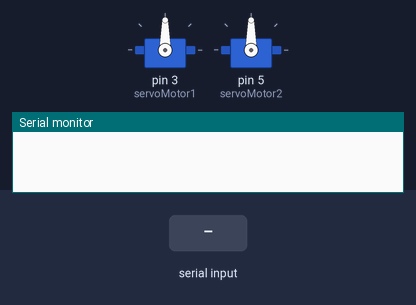
Bench run of a sketch on a simulated Arduino Uno, built with avr-gcc and run on an emulated ATmega328P. Shown: 2 × servo, the last lines printed to the serial monitor. Inputs (shaded band) come from the test bench.

Above: at 1.2 s.
1.3 s: "1" received over the second serial link
At 2.4 s:
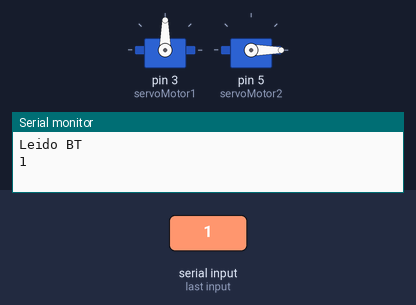
2.8 s: "0" received over the second serial link
At 3.5 s:
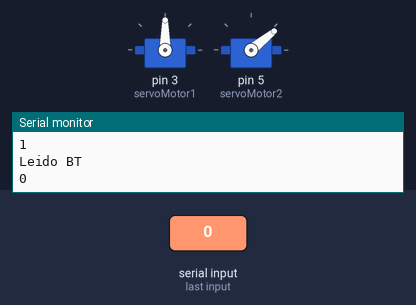
Timing chart, 0 to 5.8 s (numbered marks = the images above; inputs shaded):
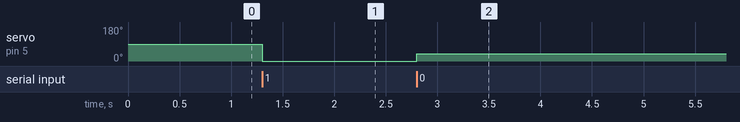

Measured:
- after the input at 1.3 s, servo on pin 5 (servoMotor2): 90° → 0° at once
- after the input at 2.8 s, servo on pin 5 (servoMotor2): 0° → 39° at once

The sketch:

proyecto_JCLLanos.ino
```cpp
#include <Servo.h>
#include <SoftwareSerial.h>   // Incluimos la librería  SoftwareSerial

SoftwareSerial BT(10,11);    // Definimos los pines RX y TX del Arduino conectados al Bluetooth
Servo servoMotor1;
Servo servoMotor2;
char dato = 0;


void setup()
{
  Serial.begin(9600);   // Inicializamos  el puerto serie
  BT.begin(38400);
  servoMotor1.attach(3);
  servoMotor2.attach(5);
}

void loop()
{
  if(BT.available())    // Si llega un dato por el puerto BT se envía al monitor serial
  {
    dato = BT.read();
    Serial.println("Leido BT");
    Serial.println(dato);
    if(dato == '1'){
      //servoMotor1.write(180);
      servoMotor2.write(0);
    }
    if(dato == '0'){
      //servoMotor1.write(0);
      servoMotor2.write(39);

    }

  }

  if(Serial.available())  // Si llega un dato por el monitor serial se envía al puerto BT
  {
     BT.write(Serial.read());
  }
}

//Nombre = SMRT_BULB
//Password = 1209

// -5 el de abajo
// -3 el de arriba
```
